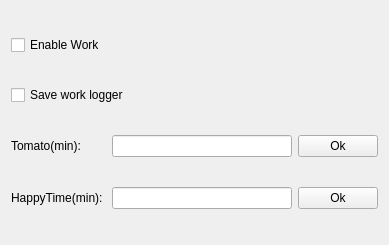
<?xml version="1.0" encoding="UTF-8"?>
<ui version="4.0">
 <class>Setting</class>
 <widget class="QWidget" name="Setting">
  <property name="geometry">
   <rect>
    <x>0</x>
    <y>0</y>
    <width>389</width>
    <height>245</height>
   </rect>
  </property>
  <property name="windowTitle">
   <string>Form</string>
  </property>
  <layout class="QGridLayout" name="gridLayout">
   <item row="3" column="1">
    <widget class="QLineEdit" name="lineEdit_2"/>
   </item>
   <item row="0" column="0">
    <widget class="QCheckBox" name="checkBox">
     <property name="text">
      <string>Enable Work</string>
     </property>
    </widget>
   </item>
   <item row="1" column="0" colspan="2">
    <widget class="QCheckBox" name="checkBox_2">
     <property name="text">
      <string>Save work logger</string>
     </property>
    </widget>
   </item>
   <item row="2" column="2">
    <widget class="QPushButton" name="pushButton_2">
     <property name="text">
      <string>Ok</string>
     </property>
    </widget>
   </item>
   <item row="2" column="0">
    <widget class="QLabel" name="label_2">
     <property name="text">
      <string>Tomato(min):</string>
     </property>
    </widget>
   </item>
   <item row="3" column="0">
    <widget class="QLabel" name="label_3">
     <property name="text">
      <string>HappyTime(min):</string>
     </property>
    </widget>
   </item>
   <item row="2" column="1">
    <widget class="QLineEdit" name="lineEdit"/>
   </item>
   <item row="3" column="2">
    <widget class="QPushButton" name="pushButton_3">
     <property name="text">
      <string>Ok</string>
     </property>
    </widget>
   </item>
  </layout>
 </widget>
 <resources/>
 <connections/>
</ui>
